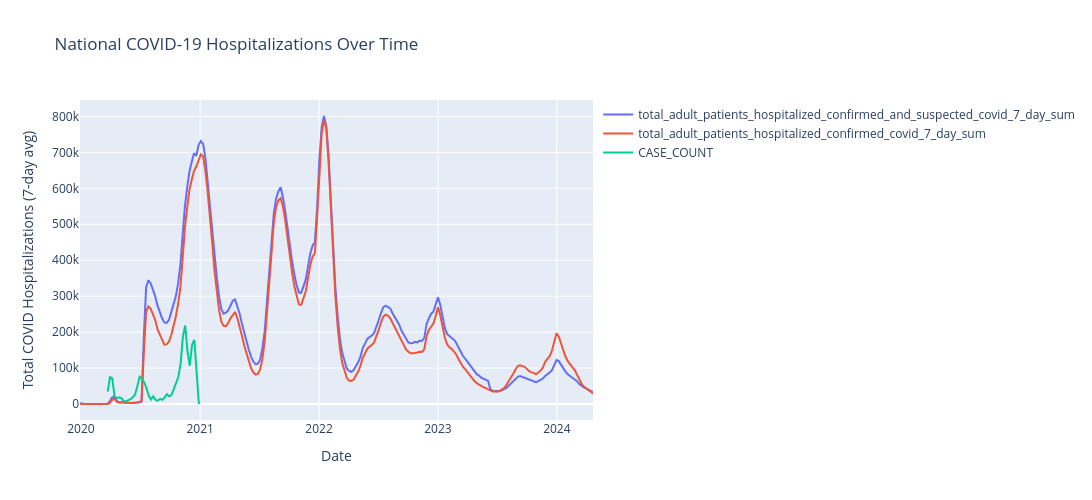

The notebook cell saved with this chart:
### Code cell
fig = go.Figure()

# plots averages 
# cols = [col for col in df.columns if "confirmed" in col and "adult" in col and "-" not in col and "+" not in col and "icu" not in col and "previous" not in col and "coverage" not in col]
# cols = cols + ["total_patients_hospitalized_confirmed_influenza_and_covid_7_day_avg", "total_patients_hospitalized_confirmed_influenza_and_covid_7_day_sum"] 
cols = ['total_adult_patients_hospitalized_confirmed_and_suspected_covid_7_day_sum', 'total_adult_patients_hospitalized_confirmed_covid_7_day_sum']

for col in cols:
    df = clean_numeric(df, col)

for col in cols:
    national_covid = df.groupby('collection_week')[col].sum().reset_index()
    national_covid = national_covid.sort_values('collection_week')
    fig.add_trace(go.Scatter(
        x=national_covid['collection_week'],
        y=national_covid[col],
        mode='lines',
        name=f'{col}',
        hovertemplate='Date: %{x|%Y-%m-%d}<br>' +
                      f'{col}: %{{y:,.0f}}' +
                      '<extra></extra>'
    ))

#  add case data
fig.add_trace(go.Scatter(
        x=national_case_df['date'],
        y=national_case_df['CASE_COUNT'],
        mode='lines',
        # line=dict(color='red'),
        name='CASE_COUNT',
        hovertemplate='Date: %{x|%Y-%m-%d}<br>' +
                      'CASE_COUNT: %{y:,.0f}' +
                      '<extra></extra>'
    ))

fig.update_layout(
    title='National COVID-19 Hospitalizations Over Time',
    xaxis_title='Date',
    yaxis_title='Total COVID Hospitalizations (7-day avg)',
    hovermode='x unified',
    height=500,
    width=1200,
    legend=dict(
        orientation="v",
        yanchor="top",
        y=1,
        xanchor="left",
        x=1.01
    )
)

fig.show()

### Figure 1 — Plotly figure (JSON) as saved in the notebook; plotly's stock layout.template omitted (floating-point values rounded to 4 significant figures; data arrays with more than 128 entries replaced by an {"elided": "..."} marker saying what was removed)
{"data": [{"hovertemplate": "Date: %{x|%Y-%m-%d}<br>total_adult_patients_hospitalized_confirmed_and_suspected_covid_7_day_sum: %{y:,.0f}<extra></extra>", "mode": "lines", "name": "total_adult_patients_hospitalized_confirmed_and_suspected_covid_7_day_sum", "type": "scatter", "x": {"elided": "226 str values"}, "y": {"elided": "226 int values"}}, {"hovertemplate": "Date: %{x|%Y-%m-%d}<br>total_adult_patients_hospitalized_confirmed_covid_7_day_sum: %{y:,.0f}<extra></extra>", "mode": "lines", "name": "total_adult_patients_hospitalized_confirmed_covid_7_day_sum", "type": "scatter", "x": {"elided": "226 str values"}, "y": {"elided": "226 int values"}}, {"hovertemplate": "Date: %{x|%Y-%m-%d}<br>CASE_COUNT: %{y:,.0f}<extra></extra>", "mode": "lines", "name": "CASE_COUNT", "type": "scatter", "x": ["2020-03-23T00:00:00", "2020-03-30T00:00:00", "2020-04-06T00:00:00", "2020-04-13T00:00:00", "2020-04-20T00:00:00", "2020-04-27T00:00:00", "2020-05-04T00:00:00", "2020-05-11T00:00:00", "2020-05-18T00:00:00", "2020-05-25T00:00:00", "2020-06-01T00:00:00", "2020-06-08T00:00:00", "2020-06-15T00:00:00", "2020-06-22T00:00:00", "2020-06-29T00:00:00", "2020-07-06T00:00:00", "2020-07-13T00:00:00", "2020-07-20T00:00:00", "2020-07-27T00:00:00", "2020-08-03T00:00:00", "2020-08-10T00:00:00", "2020-08-17T00:00:00", "2020-08-24T00:00:00", "2020-08-31T00:00:00", "2020-09-07T00:00:00", "2020-09-14T00:00:00", "2020-09-21T00:00:00", "2020-09-28T00:00:00", "2020-10-05T00:00:00", "2020-10-12T00:00:00", "2020-10-19T00:00:00", "2020-10-26T00:00:00", "2020-11-02T00:00:00", "2020-11-09T00:00:00", "2020-11-16T00:00:00", "2020-11-23T00:00:00", "2020-11-30T00:00:00", "2020-12-07T00:00:00", "2020-12-14T00:00:00", "2020-12-21T00:00:00", "2020-12-28T00:00:00"], "y": [34590.0, 74440.0, 71630.0, 21550.0, 16240.0, 18620.0, 16340.0, 8311.0, 7241.0, 10020.0, 13800.0, 18880.0, 26380.0, 49590.0, 75430.0, 70290.0, 60540.0, 43890.0, 23610.0, 12250.0, 21540.0, 11180.0, 9295.0, 14410.0, 11540.0, 18710.0, 27330.0, 21090.0, 25670.0, 41500.0, 60110.0, 75830.0, 112900.0, 188000.0, 218400.0, 145400.0, 106500.0, 164500.0, 178400.0, 75520.0, 0]}], "layout": {"height": 500, "hovermode": "x unified", "legend": {"orientation": "v", "x": 1.01, "xanchor": "left", "y": 1, "yanchor": "top"}, "title": {"text": "National COVID-19 Hospitalizations Over Time"}, "width": 1200, "xaxis": {"title": {"text": "Date"}}, "yaxis": {"title": {"text": "Total COVID Hospitalizations (7-day avg)"}}}}
